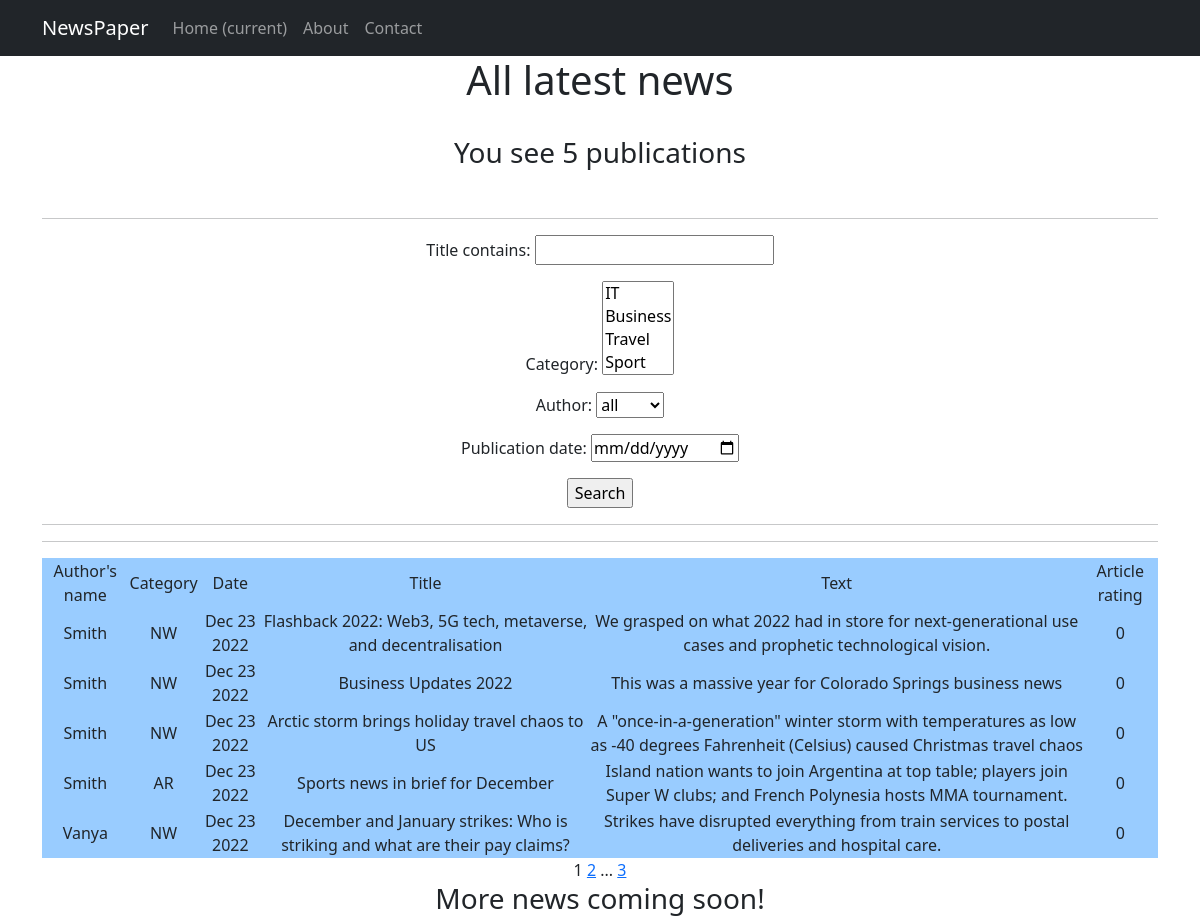
Page /news/ on the committed database.
### newsapp/models.py (models this page shows, shortened)
class Post(models.Model):
    author = models.ForeignKey(Author, on_delete=models.CASCADE)
    NEWS = 'NW'
    ARTICLE = 'AR'
    CATEGORIES = [
        (NEWS, 'Новость'),
        (ARTICLE, 'Статья')
    ]
    options = models.CharField(max_length=2, choices=CATEGORIES, default=NEWS)
    time_in = models.DateTimeField(auto_now_add=True)
    postConnection = models.ManyToManyField(Category, through='PostCategory')
    title = models.CharField(max_length=255)
    text = models.TextField()
    rating = models.IntegerField(default=0)

class Author(models.Model):
    authorUser = models.OneToOneField(User, on_delete=models.CASCADE)
    authorRating = models.IntegerField(default=0)
    def __str__(self):
        return f'{self.authorUser.username}'

### newsapp/views.py (the view)
# urls.py: path('', PostsList.as_view(), name='news'),
class PostsList(ListView):
    model = Post
    ordering = '-time_in'
    template_name = 'news.html'
    context_object_name = 'news'
    paginate_by = 5
    def get_queryset(self):
        queryset = super().get_queryset()
        self.filterset = PostFilter(self.request.GET, queryset)
        return self.filterset.qs
    def get_context_data(self, **kwargs):
        context = super().get_context_data(**kwargs)
        context['filterset'] = self.filterset
        context['new_publication'] = None
        return context

### newsapp/models.py (called while the page is built)
    def __str__(self):
        return f'{self.name}'

### newsapp/templatetags/custom_filters.py (called while the page is built)
@register.filter()
def censor(value):
    words = ['loser', 'fallen', 'duffer']
    if not isinstance(value, str):
        raise TypeError(f"unresolved type '{type(value)}' expected  type 'str'")
    for i in value.split():
        if i.lower() in words:
            value = value.replace(i, f'{i[0]}{"*" * (len(i)-1)}')
    return value

### templates/news.html (shortened to what this page needs)
{% extends 'flatpages/default.html' %}
{% load static %}
{% load custom_filters %}
{% load custom_tags %}
{% block content %}
    <h1>All latest news</h1>
    <br>
    <h3>You see {{ news|length }} publications</h3>
    <br>
    <hr>
    <form action="" method="get">
            {{ filterset.form.as_p }}
            <input type="submit" value="Search" />
    </form>
    <hr>
    <hr>
    {% if news %}
        <table bgcolor="#99CCFF">
            <tr>
                <td>Author's name</td>
                <td>Category</td>
                <td>Date</td>
                <td>Title</td>
                <td>Text</td>
                <td>Article rating</td>
            </tr>
            {% for post in news %}
            <tr>
                <td>{{ post.author }}</td>
                <td>{{ post.options }}</td>
                <td>{{ post.time_in|date:'M d Y' }}</td>
                <td>{{ post.title|censor }}</td>
                <td>{{ post.text|truncatewords:20|censor }} </td>
                <td>{{ post.rating }}</td>
                <td>
                </td>
            </tr>
            {% endfor %}
        </table>
    {% else %}
        <h3>No news today!</h3>
    {% endif %}
   {{ page_obj.number }}
   {% if page_obj.has_next %}
       <a href="?page={{ page_obj.next_page_number }}">{{ page_obj.next_page_number }}</a>
       {% if paginator.num_pages != page_obj.next_page_number %}
           ...
           <a href="?page={{ page_obj.paginator.num_pages }}">{{ page_obj.paginator.num_pages }}</a>
       {% endif %}
   {% endif %}
    <br>
    <h3>{{ new_publication|default_if_none:'More news coming soon!'}}</h3>
{% endblock content %}

### rows in the picture
Post: author "Smith", options "NW", time_in "Dec 23 2022", title|censor "Flashback 2022: Web3, 5G tech, metaverse, and decentralisation", text|censor "We grasped on what 2022 had in store for next-generational use cases and prophetic technological vision.", rating "0"
Post: author "Smith", options "NW", time_in "Dec 23 2022", title|censor "Business Updates 2022", text|censor "This was a massive year for Colorado Springs business news", rating "0"
Post: author "Smith", options "NW", time_in "Dec 23 2022", title|censor "Arctic storm brings holiday travel chaos to US", text|censor "A \"once-in-a-generation\" winter storm with temperatures as low as -40 degrees Fahrenheit (Celsius) caused Christmas travel chaos", rating "0"
Post: author "Smith", options "AR", time_in "Dec 23 2022", title|censor "Sports news in brief for December", text|censor "Island nation wants to join Argentina at top table; players join Super W clubs; and French Polynesia hosts MMA tournament.", rating "0"
Post: author "Vanya", options "NW", time_in "Dec 23 2022", title|censor "December and January strikes: Who is striking and what are their pay claims?", text|censor "Strikes have disrupted everything from train services to postal deliveries and hospital care.", rating "0"

### other values in the picture
{{ news|length }} "5"
{{ page_obj.number }} "1"
{{ page_obj.next_page_number }} "2"
{{ page_obj.paginator.num_pages }} "3"
{{ new_publication|default_if_none:'More news coming soon!' }} "More news coming soon!"
